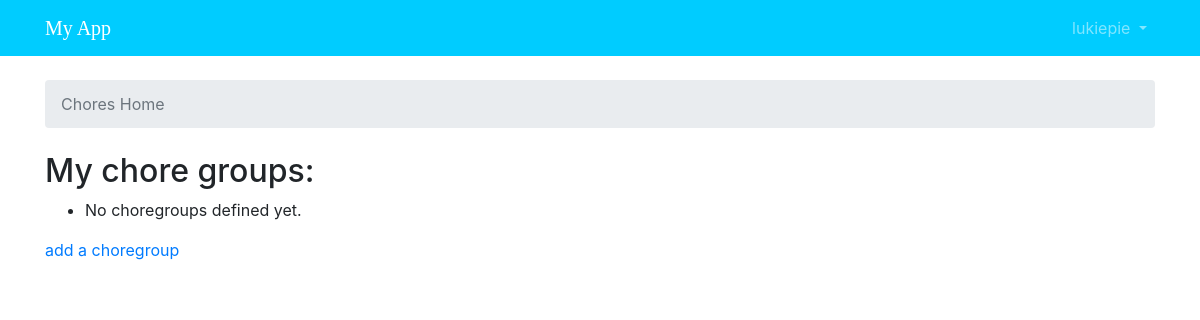
Page /chore/ (signed in) on the earlier database version.
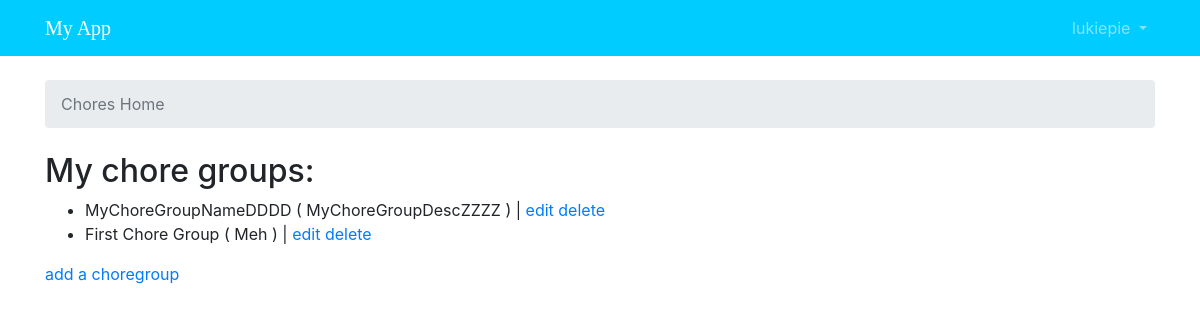
Same page on the later database version.
### chore/models.py (models this page shows, shortened)
class ChoreGroup(models.Model):
    choregroup_name = models.CharField(max_length=30, unique=True)
    description = models.CharField(max_length=100)
    author = models.ForeignKey(User, on_delete=models.PROTECT, related_name='ChoreGroup')

### chore/views.py (the view)
# urls.py: path('', views.choregroupList, name='choregroup_list'),
def choregroupList(request):
    print('debug choregroupList')
    print(request)
    choregroups = ChoreGroup.objects.all().filter(author=request.user).order_by('-choregroup_name')
    return render(request, 'chore/index.html', {'choregroups':choregroups })

### chore/templates/chore/index.html (shortened to what this page needs)
{% extends "base_tasks.html" %}
{% block breadcrumb %}
  <li class="breadcrumb-item active">
    Chores Home
  </li>
{% endblock %}
{% block content %}
<h2>My chore groups: </h2>
<div>
    <ul>
        {% for choregroup in choregroups %}
            <li>{{ choregroup.choregroup_name }} ( {{ choregroup.description }} ) | <a
                    href="{% url 'choregroup_update' choregroup.pk %}">edit</a>
                    <a href="{% url 'choregroup_delete' choregroup.pk %}">delete</a>
            </li>
        {% empty %}
            <li>No choregroups defined yet.</li>
        {% endfor %}
    </ul>
    <p>
      <a href="{% url 'choregroup_create' %}">add a choregroup</a>
    </p>
</div>
{% endblock %}

### chore/templates/base_tasks.html (shortened to what this page needs)
{% extends "base.html" %}

### templates/base.html (shortened to what this page needs)
{% load static %}<!DOCTYPE html>
<html>
  <head>
    <link rel="stylesheet" href="{% static 'css/bootstrap.min.css' %}">
    <link rel="stylesheet" href="{% static 'css/app.css' %}">
  </head>
  <body>
    {% block body %}
    <nav class="navbar navbar-expand-sm navbar-dark bg-dark">
      <div class="container">
        <a class="navbar-brand" href="{% url 'homeward' %}">My App</a>
        <div class="collapse navbar-collapse" id="mainMenu">
          {% if user.is_authenticated %}
            <ul class="navbar-nav ml-auto">
              <li class="nav-item dropdown">
                <a class="nav-link dropdown-toggle" href="#" id="userMenu" data-toggle="dropdown" aria-haspopup="true" aria-expanded="false">
                  {{ user.username }}
                </a>
              </li>
            </ul>
          {% else %}
            <form class="form-inline ml-auto">
              <a href="{% url 'login_alternate' %}" class="btn btn-outline-secondary">Log in</a>
              <a href="{% url 'signup' %}" class="btn btn-primary ml-2">Sign up</a>
            </form>
          {% endif %}
        </div>
      </div>
    </nav>
      <div class="container">
        <ol class="breadcrumb my-4">
          {% block breadcrumb %}
          {% endblock %}
        </ol>
        {% block content %}
        {% endblock %}
      </div>
    {% endblock body %}
  </body>
</html>

### static/css/app.css (style rules this page uses)
.navbar-brand { font-family: 'Peralta', cursive; }

### templates/base.html (style rules this page uses)
.bg-dark { background-color: #00ccff!important; border-color: #E7E7E7; }

Differences in the rows shown:
added ChoreGroup: choregroup_name "MyChoreGroupNameDDDD", description "MyChoreGroupDescZZZZ"
added ChoreGroup: choregroup_name "First Chore Group", description "Meh"
Other differences:
text no longer shown: "No choregroups defined yet."
